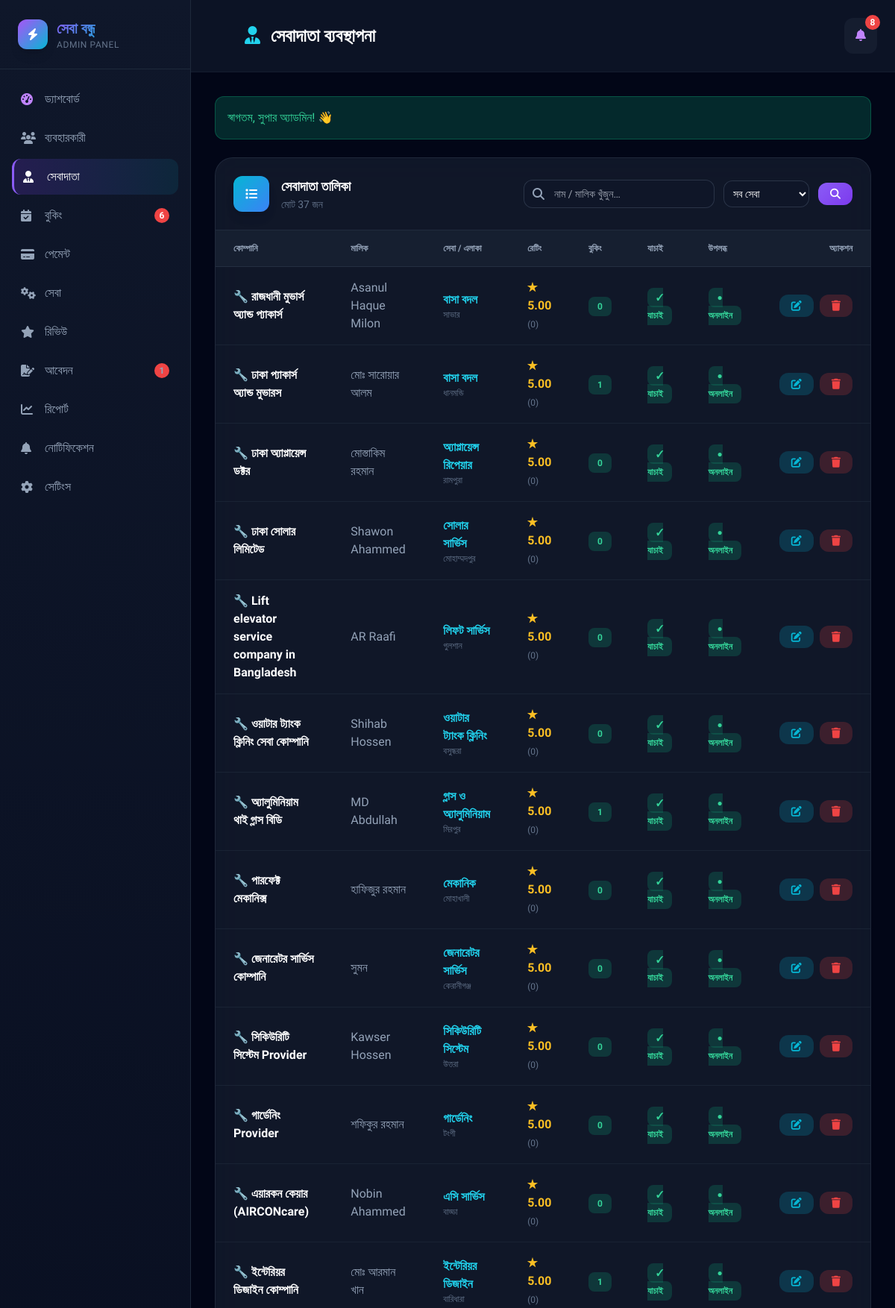
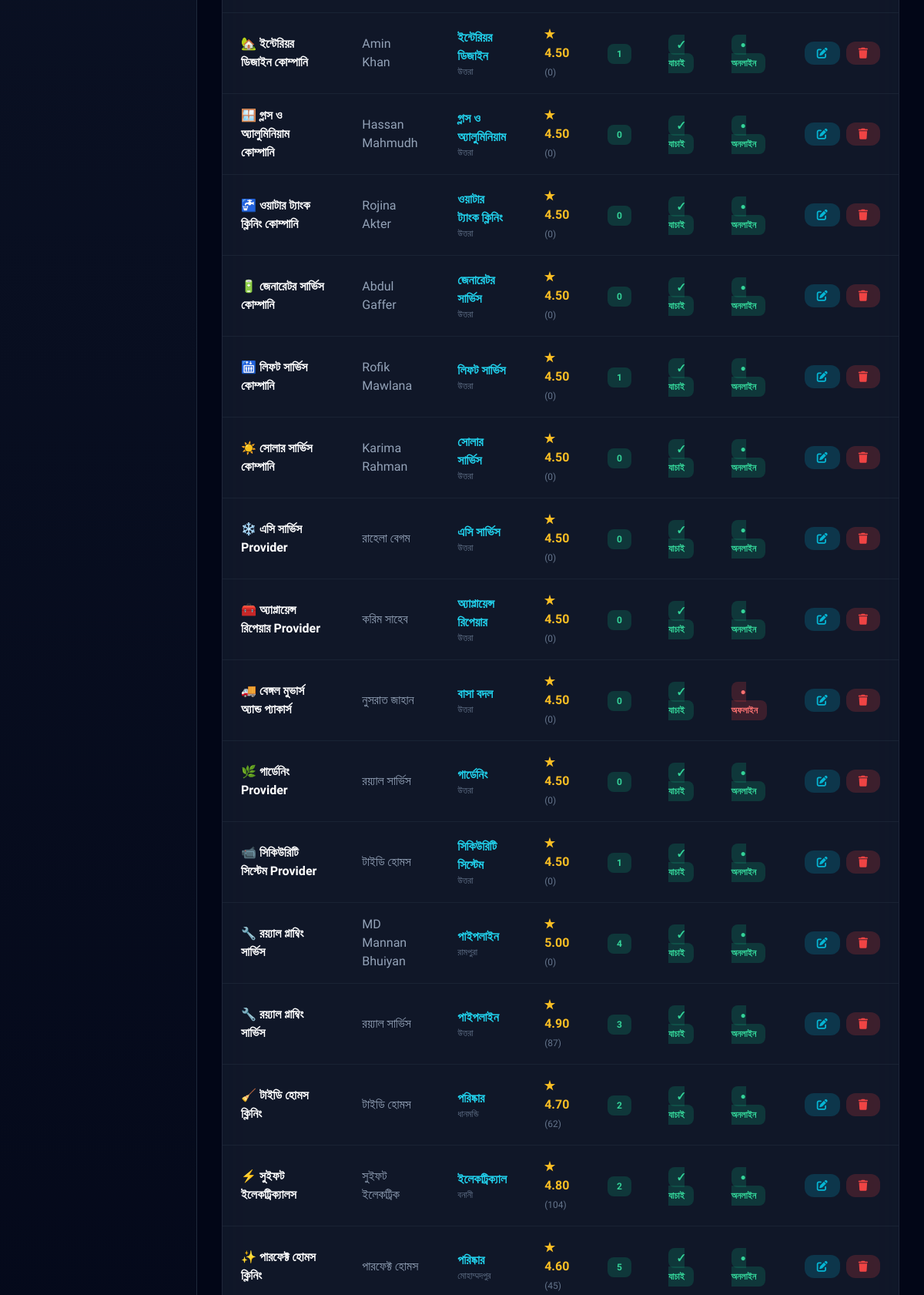
/admin/providers.php (signed in, upper part), run on the app's committed database (2 pictures, top to bottom).
### tables this page shows
CREATE TABLE `providers` (
  `id` int(10) UNSIGNED NOT NULL,
  `user_id` int(10) UNSIGNED NOT NULL,
  `company_name` varchar(180) NOT NULL,
  `service_type` varchar(80) NOT NULL,
  `city` varchar(80) NOT NULL,
  `about` text DEFAULT NULL,
  `price_range` varchar(80) NOT NULL DEFAULT '৳৫০০–৳২০০০',
  `service_charge` int(11) DEFAULT 300,
  `work_start` time NOT NULL DEFAULT '09:00:00',
  `work_end` time NOT NULL DEFAULT '18:00:00',
  `rating` decimal(3,2) NOT NULL DEFAULT 5.00,
  `review_count` int(10) UNSIGNED NOT NULL DEFAULT 0,
  `available` tinyint(1) NOT NULL DEFAULT 1,
  `verified` tinyint(1) NOT NULL DEFAULT 0,
  `emoji` varchar(10) NOT NULL DEFAULT '?',
  `created_at` timestamp NOT NULL DEFAULT current_timestamp(),
  `photo` varchar(255) DEFAULT NULL,
  `price_min` int(11) DEFAULT 500,
  `price_max` int(11) DEFAULT 2000
);

CREATE TABLE `users` (
  `id` int(10) UNSIGNED NOT NULL,
  `name` varchar(120) NOT NULL,
  `email` varchar(191) NOT NULL,
  `password` varchar(255) NOT NULL,
  `phone` varchar(30) DEFAULT NULL,
  `role` enum('customer','provider','admin') NOT NULL DEFAULT 'customer',
  `avatar` varchar(255) DEFAULT NULL,
  `created_at` timestamp NOT NULL DEFAULT current_timestamp(),
  `photo` varchar(255) DEFAULT NULL
);

CREATE TABLE `service_categories` (
  `id` int(10) UNSIGNED NOT NULL,
  `name_en` varchar(80) NOT NULL,
  `name_bn` varchar(100) NOT NULL,
  `emoji` varchar(10) NOT NULL DEFAULT '?',
  `description` text DEFAULT NULL,
  `manpower` int(11) DEFAULT 1,
  `active` tinyint(1) NOT NULL DEFAULT 1,
  `sort_order` smallint(6) NOT NULL DEFAULT 0,
  `created_at` timestamp NOT NULL DEFAULT current_timestamp()
);

### admin/providers.php (the view, shortened to what the rows shown need)
<?php
require_once __DIR__ . '/../includes/config.php';
$w = [];
$p = [];
$wh = $w ? ' WHERE ' . implode(' AND ', $w) : '';
try {
    $providers = db()->prepare("SELECT p.*, u.name owner, u.email, (SELECT COUNT(*) FROM bookings WHERE provider_id = p.id) bc FROM providers p JOIN users u ON u.id = p.user_id $wh ORDER BY p.created_at DESC");
    $providers->execute($p);
    $providers = $providers->fetchAll();
} catch (Exception $e) {
    $providers = [];
}
?>
<!DOCTYPE html>
<html lang="bn">
<head>
  <script src="https://cdn.tailwindcss.com"></script>
  <link rel="stylesheet" href="https://cdnjs.cloudflare.com/ajax/libs/font-awesome/6.4.0/css/all.min.css">
</head>
<body class="bg-slate-950 text-white min-h-screen">
<div class="lg:ml-64 min-h-screen">
  <header class="sticky top-0 z-40 glass-dark border-b border-slate-800/50">
    <div class="flex items-center justify-between p-4 md:p-6">
      <div class="hidden md:flex items-center gap-3 ml-12">
        <h1 class="text-xl md:text-2xl font-bold text-white">
          <i class="fas fa-user-tie mr-2 text-cyan-400"></i> সেবাদাতা ব্যবস্থাপনা
        </h1>
      </div>
    </div>
  </header>
  <main class="p-4 md:p-8 max-w-7xl mx-auto">
    <div class="card overflow-hidden">
      <div class="overflow-x-auto">
        <table class="w-full">
          <thead>
            <tr class="bg-slate-800/50 border-b border-slate-700/50">
              <th class="px-6 py-4 text-left text-xs font-semibold text-slate-400 uppercase">কোম্পানি</th>
              <th class="px-6 py-4 text-left text-xs font-semibold text-slate-400 uppercase">মালিক</th>
              <th class="px-6 py-4 text-left text-xs font-semibold text-slate-400 uppercase">সেবা / এলাকা</th>
              <th class="px-6 py-4 text-left text-xs font-semibold text-slate-400 uppercase">রেটিং</th>
              <th class="px-6 py-4 text-left text-xs font-semibold text-slate-400 uppercase">বুকিং</th>
              <th class="px-6 py-4 text-left text-xs font-semibold text-slate-400 uppercase">যাচাই</th>
              <th class="px-6 py-4 text-left text-xs font-semibold text-slate-400 uppercase">উপলব্ধ</th>
              <th class="px-6 py-4 text-right text-xs font-semibold text-slate-400 uppercase">অ্যাকশন</th>
            </tr>
          </thead>
          <tbody class="divide-y divide-slate-700/30">
            <?php foreach ($providers as $p2): ?>
              <tr class="hover:bg-slate-800/30 transition-all">
                <td class="px-6 py-4 font-semibold"><?= $p2['emoji'] . ' ' . e($p2['company_name']) ?></td>
                <td class="px-6 py-4 text-slate-400"><?= e($p2['owner']) ?></td>
                <td class="px-6 py-4">
                  <div class="font-semibold text-cyan-400"><?= svcLabel($p2['service_type']) ?></div>
                  <div class="text-xs text-slate-500"><?= cityBn($p2['city']) ?></div>
                </td>
                <td class="px-6 py-4">
                  <span class="text-amber-400 font-bold">★ <?= $p2['rating'] ?></span>
                  <span class="text-slate-500 text-xs">(<?= $p2['review_count'] ?>)</span>
                </td>
                <td class="px-6 py-4">
                  <span class="px-3 py-1.5 rounded-lg bg-emerald-500/20 text-emerald-400 text-xs font-bold"><?= $p2['bc'] ?></span>
                </td>
                <td class="px-6 py-4">
                  <?php if ($p2['verified']): ?>
                    <a href="?unverify=<?= $p2['id'] ?>" class="px-3 py-1.5 rounded-lg bg-emerald-500/20 text-emerald-400 text-xs font-bold hover:bg-emerald-500/30">✓ যাচাই</a>
                  <?php else: ?>
                    <a href="?verify=<?= $p2['id'] ?>" class="px-3 py-1.5 rounded-lg bg-amber-500/20 text-amber-400 text-xs font-bold hover:bg-amber-500/30">✗ অযাচাই</a>
                  <?php endif; ?>
                </td>
                <td class="px-6 py-4">
                  <a href="?toggle=<?= $p2['id'] ?>" class="px-3 py-1.5 rounded-lg text-xs font-bold <?= $p2['available'] ? 'bg-emerald-500/20 text-emerald-400' : 'bg-red-500/20 text-red-400' ?>">
                    <?= $p2['available'] ? '● অনলাইন' : '● অফলাইন' ?>
                  </a>
                </td>
                <td class="px-6 py-4">
                  <div class="flex items-center justify-end gap-2">
                    <a href="?edit=<?= $p2['id'] ?>" class="btn-action btn-info text-sm"><i class="fas fa-edit"></i></a>
                    <a href="?delete=<?= $p2['id'] ?>" class="btn-action btn-danger text-sm" onclick="return confirm('<?= e($p2['company_name']) ?> মুছবেন?')"><i class="fas fa-trash"></i></a>
                  </div>
                </td>
              </tr>
            <?php endforeach; ?>
          </tbody>
        </table>
      </div>
    </div>
  </main>
</div>
</body>
</html>

### data on the page
providers: emoji "🔧", company_name "রাজধানী মুভার্স অ্যান্ড প্যাকার্স", user.name "Asanul Haque Milon", service_type.name_bn "বাসা বদল", city "সাভার", rating "5.00", review_count "0", bc "0", available "● অনলাইন"
providers: emoji "🔧", company_name "ঢাকা প্যাকার্স অ্যান্ড মুভারস", user.name "মোঃ সারোয়ার আলম", service_type "বাসা বদল", city "ধানমন্ডি", rating "5.00", review_count "0", bc "1", available "● অনলাইন"
providers: emoji "🔧", company_name "ঢাকা অ্যাপ্লায়েন্স ডক্টর", user.name "মোস্তাকিম রহমান", service_type "অ্যাপ্লায়েন্স রিপেয়ার", city "রামপুরা", rating "5.00", review_count "0", bc "0", available "● অনলাইন"
providers: emoji "🔧", company_name "ঢাকা সোলার লিমিটেড", user.name "Shawon Ahammed", service_type "সোলার সার্ভিস", city "মোহাম্মদপুর", rating "5.00", review_count "0", bc "0", available "● অনলাইন"
providers: emoji "🔧", company_name "Lift elevator service company in Bangladesh", user.name "AR Raafi", service_type "লিফট সার্ভিস", city "গুলশান", rating "5.00", review_count "0", bc "0", available "● অনলাইন"
providers: emoji "🔧", company_name "ওয়াটার ট্যাংক ক্লিনিং সেবা কোম্পানি", user.name "Shihab Hossen", service_type "ওয়াটার ট্যাংক ক্লিনিং", city "বসুন্ধরা", rating "5.00", review_count "0", bc "0", available "● অনলাইন"
providers: emoji "🔧", company_name "অ্যালুমিনিয়াম থাই গ্লাস বিডি", user.name "MD Abdullah", service_type "গ্লাস ও অ্যালুমিনিয়াম", city "মিরপুর", rating "5.00", review_count "0", bc "1", available "● অনলাইন"
providers: emoji "🔧", company_name "পারফেক্ট মেকানিক্স", user.name "হাফিজুর রহমান", service_type "মেকানিক", city "মোহাখালী", rating "5.00", review_count "0", bc "0", available "● অনলাইন"
providers: emoji "🔧", company_name "জেনারেটর সার্ভিস কোম্পানি", user.name "সুমন", service_type "জেনারেটর সার্ভিস", city "কেরানীগঞ্জ", rating "5.00", review_count "0", bc "0", available "● অনলাইন"
providers: emoji "🔧", company_name "সিকিউরিটি সিস্টেম Provider", user.name "Kawser Hossen", service_type "সিকিউরিটি সিস্টেম", city "উত্তরা", rating "5.00", review_count "0", bc "0", available "● অনলাইন"
providers: emoji "🔧", company_name "গার্ডেনিং Provider", user.name "শফিকুর রহমান", service_type "গার্ডেনিং", city "টংগী", rating "5.00", review_count "0", bc "0", available "● অনলাইন"
providers: emoji "🔧", company_name "এয়ারকন কেয়ার (AIRCONcare)", user.name "Nobin Ahammed", service_type "এসি সার্ভিস", city "বাড্ডা", rating "5.00", review_count "0", bc "0", available "● অনলাইন"
providers: emoji "🔧", company_name "ইন্টেরিয়র ডিজাইন কোম্পানি", user.name "মোঃ আরমান খান", service_type "ইন্টেরিয়র ডিজাইন", city "বারিধারা", rating "5.00", review_count "0", bc "1", available "● অনলাইন"
providers: emoji "🏡", company_name "ইন্টেরিয়র ডিজাইন কোম্পানি", user.name "Amin Khan", service_type "ইন্টেরিয়র ডিজাইন", city "উত্তরা", rating "4.50", review_count "0", bc "1", available "● অনলাইন"
providers: emoji "🪟", company_name "গ্লাস ও অ্যালুমিনিয়াম কোম্পানি", user.name "Hassan Mahmudh", service_type "গ্লাস ও অ্যালুমিনিয়াম", city "উত্তরা", rating "4.50", review_count "0", bc "0", available "● অনলাইন"
providers: emoji "🚰", company_name "ওয়াটার ট্যাংক ক্লিনিং কোম্পানি", user.name "Rojina Akter", service_type "ওয়াটার ট্যাংক ক্লিনিং", city "উত্তরা", rating "4.50", review_count "0", bc "0", available "● অনলাইন"
providers: emoji "🔋", company_name "জেনারেটর সার্ভিস কোম্পানি", user.name "Abdul Gaffer", service_type "জেনারেটর সার্ভিস", city "উত্তরা", rating "4.50", review_count "0", bc "0", available "● অনলাইন"
providers: emoji "🛗", company_name "লিফট সার্ভিস কোম্পানি", user.name "Rofik Mawlana", service_type "লিফট সার্ভিস", city "উত্তরা", rating "4.50", review_count "0", bc "1", available "● অনলাইন"
providers: emoji "☀️", company_name "সোলার সার্ভিস কোম্পানি", user.name "Karima Rahman", service_type "সোলার সার্ভিস", city "উত্তরা", rating "4.50", review_count "0", bc "0", available "● অনলাইন"
providers: emoji "❄️", company_name "এসি সার্ভিস Provider", user.name "রাহেলা বেগম", service_type "এসি সার্ভিস", city "উত্তরা", rating "4.50", review_count "0", bc "0", available "● অনলাইন"
providers: emoji "🧰", company_name "অ্যাপ্লায়েন্স রিপেয়ার Provider", user.name "করিম সাহেব", service_type "অ্যাপ্লায়েন্স রিপেয়ার", city "উত্তরা", rating "4.50", review_count "0", bc "0", available "● অনলাইন"
providers: emoji "🚚", company_name "বেঙ্গল মুভার্স অ্যান্ড প্যাকার্স", user.name "নুসরাত জাহান", service_type "বাসা বদল", city "উত্তরা", rating "4.50", review_count "0", bc "0", available "● অফলাইন"
providers: emoji "🌿", company_name "গার্ডেনিং Provider", user.name "রয়্যাল সার্ভিস", service_type "গার্ডেনিং", city "উত্তরা", rating "4.50", review_count "0", bc "0", available "● অনলাইন"
providers: emoji "📹", company_name "সিকিউরিটি সিস্টেম Provider", user.name "টাইডি হোমস", service_type "সিকিউরিটি সিস্টেম", city "উত্তরা", rating "4.50", review_count "0", bc "1", available "● অনলাইন"
providers: emoji "🔧", company_name "রয়্যাল প্লাম্বিং সার্ভিস", user.name "MD Mannan Bhuiyan", service_type "পাইপলাইন", city "রামপুরা", rating "5.00", review_count "0", bc "4", available "● অনলাইন"
providers: emoji "🔧", company_name "রয়্যাল প্লাম্বিং সার্ভিস", user.name "রয়্যাল সার্ভিস", service_type "পাইপলাইন", city "উত্তরা", rating "4.90", review_count "87", bc "3", available "● অনলাইন"
providers: emoji "🧹", company_name "টাইডি হোমস ক্লিনিং", user.name "টাইডি হোমস", service_type "পরিষ্কার", city "ধানমন্ডি", rating "4.70", review_count "62", bc "2", available "● অনলাইন"
providers: emoji "⚡", company_name "সুইফট ইলেকট্রিক্যালস", user.name "সুইফট ইলেকট্রিক", service_type "ইলেকট্রিক্যাল", city "বনানী", rating "4.80", review_count "104", bc "2", available "● অনলাইন"
providers: emoji "✨", company_name "পারফেক্ট হোমস ক্লিনিং", user.name "পারফেক্ট হোমস", service_type "পরিষ্কার", city "মোহাম্মদপুর", rating "4.60", review_count "45", bc "5", available "● অনলাইন"

### other printed values
adminPendingBookings() "6"
$s['ap'] "1"
$unreadNotifs "8"
$flash['msg'] "স্বাগতম, সুপার অ্যাডমিন! 👋"
count($providers) "37"
